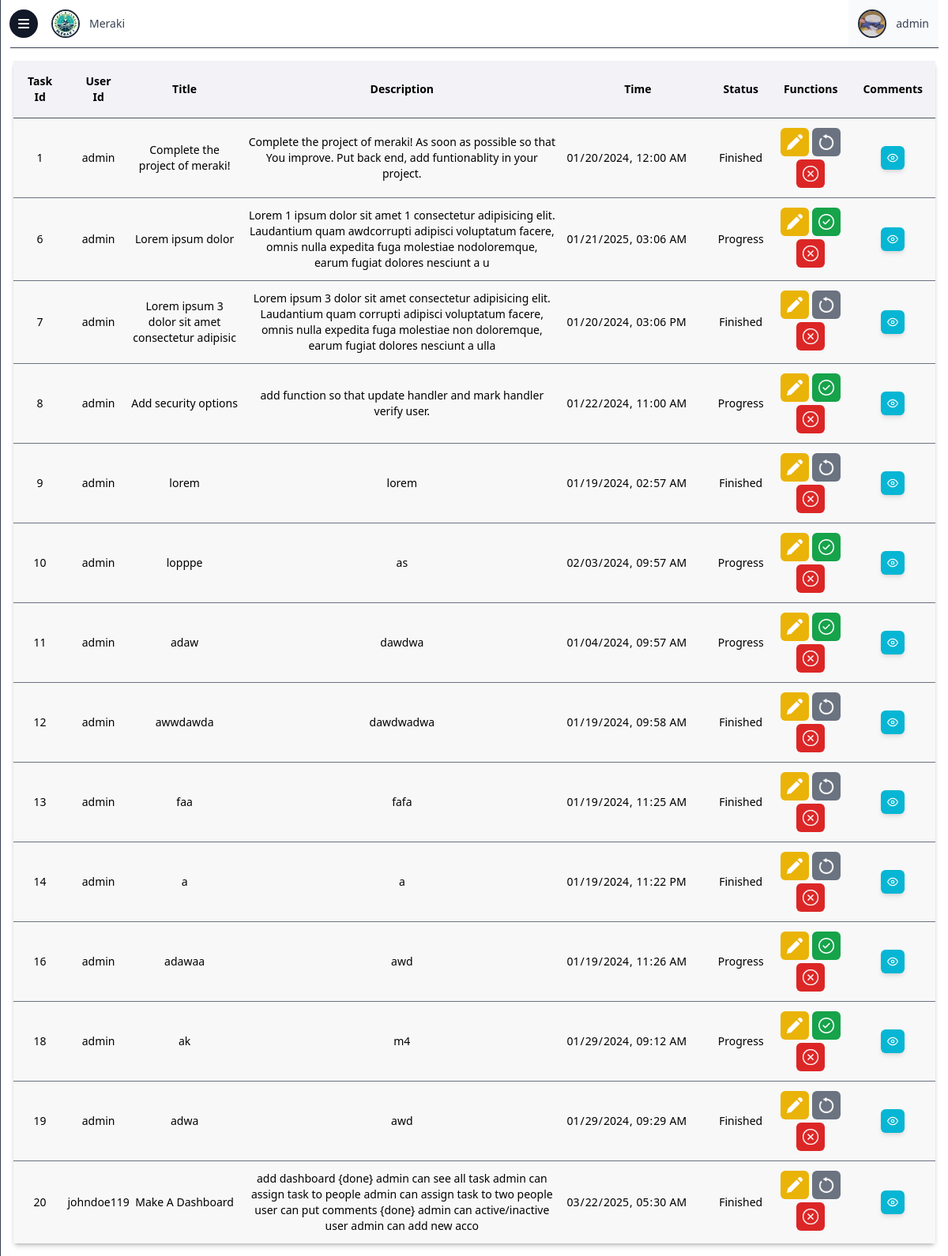
Page /tasks.php (signed in) on the committed database.
### tables this page shows
CREATE TABLE `users` (
  `id` varchar(30) NOT NULL,
  `name` varchar(30) NOT NULL,
  `email` varchar(30) NOT NULL,
  `pass` text NOT NULL,
  `img` text NOT NULL,
  `status` int(1) NOT NULL,
  `admin` int(11) NOT NULL DEFAULT 0,
  `active` int(11) NOT NULL DEFAULT 1
);

CREATE TABLE `work` (
  `id` varchar(30) NOT NULL,
  `work_id` int(11) NOT NULL,
  `work_title` varchar(50) NOT NULL,
  `work_desc` varchar(300) NOT NULL,
  `work_time` text NOT NULL,
  `work_status` varchar(10) NOT NULL
);

### tasks.php (the view, shortened to what this page needs)
<?php
$user_id = $_SESSION["id"];
include ("partials/_dbconnect.php");
?>
<!DOCTYPE html>
<html lang="en">
<head>
    <link href="../side/style.css" rel="stylesheet">
</head>
<body class="open-sans bg-white">
    <div class="absolute top-3 left-3 z-30">
        <button class="bg-gray-900 w-9 h-9 grid place-items-center p-2 rounded-full" class="button"
            onclick="displayMenu()">
            <i class="fas fa-bars text-base text-white"></i>
        </button>
    </div>
    <div class="flex z-20 overflow-y-hidden max-h-screen">
        <div class="overflow-y-scroll hide-scrollbar w-full">
            <header class="flex justify-between items-center mx-3">
                <a href="dashboard.php" class="dashboard-link flex items-center space-x-3 p-3 ml-10">
                    <img src="images/logo.jpg" alt="" class="h-9 w-9 rounded-full border-2 border-gray-800">
                    <p class="text-gray-700 text-sm">Meraki</p>
                </a>
                <div class="flex items-center space-x-3 p-3 bg-gray-50">
                    <?php
                    $sql = "SELECT * FROM `users` WHERE `id` = ?";
                    $stmt = mysqli_prepare($conn, $sql);
                    mysqli_stmt_bind_param($stmt, "s", $user_id);
                    mysqli_execute($stmt);
                    $result = mysqli_stmt_get_result($stmt);
                    $row = mysqli_fetch_assoc($result);
                    echo '<img src="profile/images/' . $row["img"] . '" alt="" class="h-9 w-9 rounded-full border-2 border-gray-800">
                    <p class="text-gray-700 text-sm">' . $row["name"] . '</p>
                    ';
                    ?>
                </div>
            </header>
            <hr class="mx-3 border-t border-gray-700">
            <div class="m-4 bg-white rounded-md shadow-md container min-w-[calc(100%-32px)] text-sm max-w-[calc(100%-32px)]"
                id="user">
                <table class="w-full shadow-md">
                    <thead>
                        <tr class="border-b-gray-600 border-b bg-[#F3F2F7]">
                            <th scope="col" class="p-4">Task Id</th>
                            <th scope="col" class="p-4">User Id</th>
                            <th scope="col" class="p-4">Title</th>
                            <th scope="col" class="p-4">Description</th>
                            <th scope="col" class="p-4">Time</th>
                            <th scope="col" class="p-4">Status</th>
                            <th scope="col" class="p-4">Functions</th>
                            <th scope="col" class="p-4">Comments</th>
                        </tr>
                    </thead>
                    <tbody>
                        <?php
                        $sql = "SELECT * FROM `work`";
                        $stmt = mysqli_prepare($conn, $sql);
                        mysqli_stmt_execute($stmt);
                        $result = mysqli_stmt_get_result($stmt);
                        $i = 1;
                        while ($row = mysqli_fetch_assoc($result)) {
                            $work_id = $row["work_id"];
                            $user_id = $row["id"];
                            $title = $row["work_title"];
                            $desc = $row["work_desc"];
                            echo '<tr class="border-b-gray-500 border-b bg-[#F8F8F8] last:border-b-0">
                            <td class="text-center py-3">' . $work_id . '</td>
                            <td class="text-center py-3">' . $row["id"] . '</td>
                            <td class="text-center py-3">' . $title . '</td>
                            <td class="text-center py-3 px-3">' . $desc . '</td>
                            <td class="text-center py-3">
                                <input type="datetime-local" class="bg-transparent hide-cal py-3 outline-none border-none" value="' . $row["work_time"] . '">
                            </td>
                            <td class="text-center py-3 capitalize">' . $row["work_status"] . '</td>
                            <td class="text-center py-3 space-y-1 grid place-items-center">
                                <div class="flex space-x-1">
                                <button data-modal-target="edit-modal-' . $i . '" data-modal-toggle="edit-modal-' . $i . '" href="" class="rounded-md bg-yellow-500 hover:bg-yellow-600 p-2">
                                    <img class="invert w-5" src="../images/edit.png" alt="edit">
                                </button>';
                            if ($row["work_status"] == "progress") {
                                echo '<a href="dashboard/_mark?id=' . $user_id . '&task=' . $work_id . '&mark=finished" class="rounded-md bg-green-600 hover:bg-green-700 p-2">
                                    <img class="invert w-5" src="../images/finish.png" alt="finish">
                                </a>';
                            } else if ($row["work_status"] == "finished") {
                                echo '<a href="dashboard/_mark?id=' . $user_id . '&task=' . $work_id . '&mark=progress" class="rounded-md bg-gray-500 hover:bg-gray-600 p-2">
                                    <img class="invert w-5" src="../images/restore.png" alt="restore">
                                </a>';
                            }
                            echo '</div>
                                <a href="dashboard/_deletetask?id=' . $user_id . '&task=' . $work_id . '" class="rounded-md bg-red-600 hover:bg-red-700 p-2">
                                    <img class="invert w-5" src="../images/delete.png" alt="delete">
                                </a>
                            </td>
                            <td class="py-3 relative">
                                <button class="absolute left-1/2 top-1/2 -translate-y-1/2 -translate-x-1/2 flex items-center p-2 text-white bg-cyan-500 shadow-md hover:bg-cyan-400 rounded-md"
                                onclick="window.location.assign(`tasks?id=' . $row["id"] . '`)">
                                    <svg xmlns="http://www.w3.org/2000/svg" width="14" height="14" viewBox="0 0 24 24" fill="none"
                                    stroke="currentColor" stroke-width="2" stroke-linecap="round" stroke-linejoin="round"
                                    class="feather feather-eye">
                                    <path d="M1 12s4-8 11-8 11 8 11 8-4 8-11 8-11-8-11-8z"></path>
                                    <circle cx="12" cy="12" r="3"></circle>
                                    </svg>
                                </button>
                            </td>
                            </tr>';
                            $i++;
                        }
                        ?>
                    </tbody>
                </table>
            </div>
        </div>
    </div>
</body>
</html>

### rows in the picture
users: img (picture), name "admin"
work: work_id "1", id "admin", work_title "Complete the project of meraki!", work_desc "Complete the project of meraki! As soon as possible so that You improve. Put back end, add funtionablity in your project.", work_time "01/20/2024 00:00", work_status "Finished"
work: work_id "6", id "admin", work_title "Lorem ipsum dolor", work_desc "Lorem 1 ipsum dolor sit amet 1 consectetur adipisicing elit. Laudantium quam awdcorrupti adipisci voluptatum facere, omnis nulla expedita fuga molestiae nodoloremque, earum fugiat dolores nesciunt a u", work_time "01/21/2025 03:06", work_status "Progress"
work: work_id "7", id "admin", work_title "Lorem ipsum 3 dolor sit amet consectetur adipisic", work_desc "Lorem ipsum 3 dolor sit amet consectetur adipisicing elit. Laudantium quam corrupti adipisci voluptatum facere, omnis nulla expedita fuga molestiae non doloremque, earum fugiat dolores nesciunt a ulla", work_time "01/20/2024 15:06", work_status "Finished"
work: work_id "8", id "admin", work_title "Add security options", work_desc "add function so that update handler and mark handler verify user.", work_time "01/22/2024 11:00", work_status "Progress"
work: work_id "9", id "admin", work_title "lorem", work_desc "lorem", work_time "01/19/2024 02:57", work_status "Finished"
work: work_id "10", id "admin", work_title "lopppe", work_desc "as", work_time "02/03/2024 09:57", work_status "Progress"
work: work_id "11", id "admin", work_title "adaw", work_desc "dawdwa", work_time "01/04/2024 09:57", work_status "Progress"
work: work_id "12", id "admin", work_title "awwdawda", work_desc "dawdwadwa", work_time "01/19/2024 09:58", work_status "Finished"
work: work_id "13", id "admin", work_title "faa", work_desc "fafa", work_time "01/19/2024 11:25", work_status "Finished"
work: work_id "14", id "admin", work_title "a", work_desc "a", work_time "01/19/2024 23:22", work_status "Finished"
work: work_id "16", id "admin", work_title "adawaa", work_desc "awd", work_time "01/19/2024 11:26", work_status "Progress"
work: work_id "18", id "admin", work_title "ak", work_desc "m4", work_time "01/29/2024 09:12", work_status "Progress"
work: work_id "19", id "admin", work_title "adwa", work_desc "awd", work_time "01/29/2024 09:29", work_status "Finished"
work: work_id "20", id "johndoe119", work_title "Make A Dashboard", work_desc "add dashboard {done} admin can see all task admin can assign task to people admin can assign task to two people user can put comments {done} admin can active/inactive user admin can add new acco", work_time "03/22/2025 05:30", work_status "Finished"
